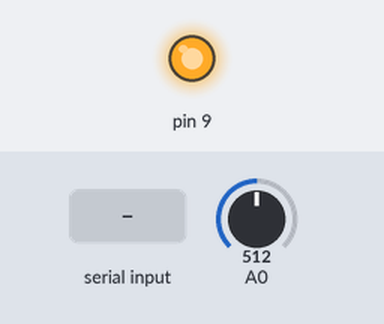
A sketch run on a simulated Arduino Uno, built with avr-gcc and run on an emulated ATmega328P. On the bench: output pins drawn as LEDs (lit = HIGH). Inputs (shaded band) come from the test bench; at power-on: A0 = 512. What the sketch prints to the serial monitor is not drawn.

Above: at 1.2 s.
1.3 s: "1" received over Serial
Timing chart, 0 to 4.3 s (numbered marks = the images above; inputs shaded):
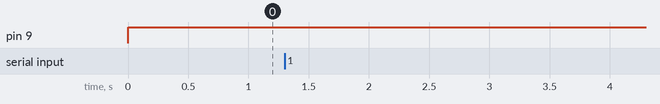

The sketch:

Reading_voltage.ino
```cpp
int voltage ;
float voltage1 ;
void setup() {
pinMode(A0,INPUT);
Serial.begin(9600);
pinMode(9,OUTPUT);
}

void loop() {
  digitalWrite(9,HIGH);
  voltage = analogRead(A0);
 voltage1 = (5./1023.*voltage);
 Serial.println(voltage1);
delay(250);
if (Serial.available() >0){
digitalWrite(9,LOW);
}
}
```
